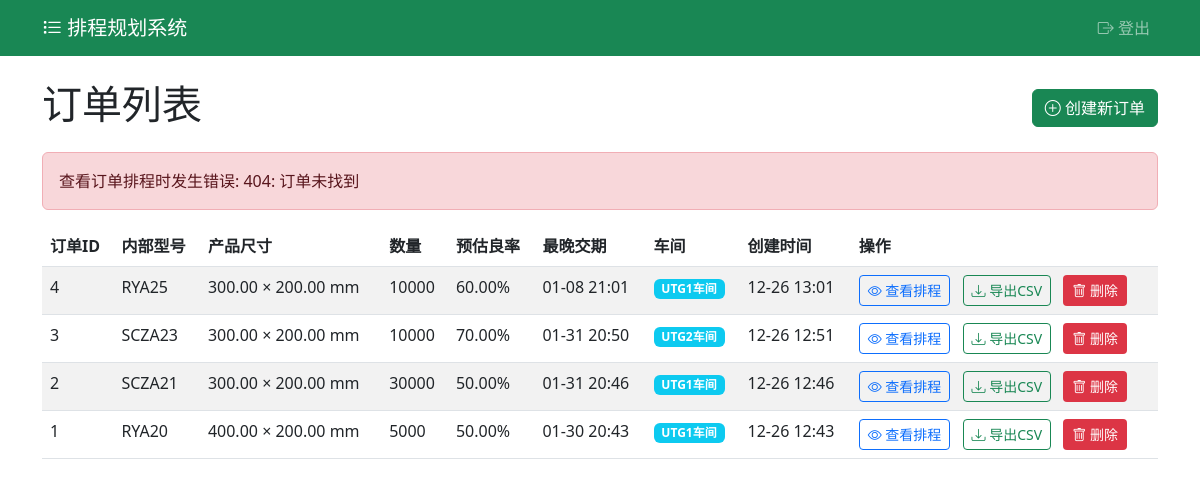
The page /ui/orders/5/schedule (signed in) on the database its author committed.
### app/models/order.py (models this page shows)
class Order(Base):
    __tablename__ = "orders"
    id = Column(Integer, primary_key=True, index=True)
    internal_model = Column(String(255), nullable=True)
    length = Column(Float, nullable=False)
    width = Column(Float, nullable=False)
    size = Column(Float, nullable=True)
    quantity = Column(Integer, nullable=False)
    estimated_yield = Column(Float, nullable=True)
    due_datetime = Column(DateTime, nullable=False)
    created_at = Column(DateTime, server_default=func.now())
    workshop = Column(String(255), nullable=True)

### app/main.py (the view)
@app.get("/ui/orders/{order_id}/schedule", response_class=HTMLResponse)
def view_order_schedule_ui(order_id: int, request: Request, db: Session = Depends(get_db)):
    if not app_auth.is_admin(request):
        return RedirectResponse(url="/ui/login", status_code=303)
    try:
        db_order = crud.get_order(db, order_id)
        if not db_order:
            raise HTTPException(status_code=404, detail="订单未找到")
        order_ops = crud.get_order_operations(db, order_id)
        ops_info = []
        for oo in order_ops:
            op = db.query(models.Operation).filter(models.Operation.id == oo.operation_id).first()
            if op:
                ops_info.append({
                    "name": op.name,
                    "pieces_per_hour": oo.pieces_per_hour if oo.pieces_per_hour else op.default_pieces_per_hour,
                })
        def capacity_lookup_per_op(op_name, dt):
            matched = next((o for o in ops_info if o["name"] == op_name), None)
            if matched and matched.get("pieces_per_hour"):
                return matched["pieces_per_hour"]
            shift = get_shift_for_hour(dt)
            cap = crud.get_capacity_by_shift(db, shift.value if hasattr(shift, "value") else shift)
            return cap.pieces_per_hour if cap else 0
        now = datetime.utcnow()
        start = (now + timedelta(hours=1)).replace(minute=0, second=0, microsecond=0)
        due = db_order.due_datetime
        req_qty = db_order.quantity
        if db_order.estimated_yield and db_order.estimated_yield > 0:
            req_qty = int(math.ceil(db_order.quantity / (db_order.estimated_yield / 100.0)))
        sched = schedule_order_operations(start, due, db_order.length, db_order.width, req_qty, ops_info, capacity_lookup_per_op)
        allocations = []
        for (s, e, shift, op_name, alloc) in sched["allocations"]:
            allocations.append({
                "start": s,
                "end": e,
                "shift": shift.value if hasattr(shift, "value") else str(shift),
                "operation": op_name,
                "allocated": alloc
            })
        total_allocated = sched.get("total_allocated", 0)
        meets_due = total_allocated >= req_qty
        expected_completion = None
        meets_due_estimate = meets_due
        if not meets_due:
            remaining_qty = req_qty - total_allocated
            last_op_name = ops_info[-1]["name"] if ops_info else None
            last_op_pph = next((o.get('pieces_per_hour') for o in ops_info if o.get('name') == last_op_name), None)
            last_op_ends = [a["end"] for a in allocations if a["operation"] == last_op_name]
            last_alloc_end = max(last_op_ends) if last_op_ends else None
            if last_op_pph and last_op_pph > 0:
                hours_needed = int(math.ceil(remaining_qty / last_op_pph))
                base = last_alloc_end if last_alloc_end else start
                expected_completion = base + timedelta(hours=hours_needed)
                meets_due_estimate = expected_completion <= due
        allocated_pct = (total_allocated / req_qty) * 100 if req_qty > 0 else 0
        remaining = req_qty - total_allocated
        is_admin = app_auth.is_admin(request)
        return templates.TemplateResponse("schedule.html", {
            "request": request,
            "order": db_order,
            "required_input": req_qty,
            "total_allocated": total_allocated,
            "allocations": allocations,
            "meets_due": meets_due,
            "expected_completion": expected_completion,
            "meets_due_estimate": meets_due_estimate,
            "allocated_pct": allocated_pct,
            "remaining": remaining,
            "ops_info": ops_info,
            "is_admin": is_admin
        })
    except Exception as e:
        logger.error(f"Error displaying schedule for order {order_id}: {str(e)}", exc_info=True)
        return templates.TemplateResponse("order_list.html", {
            "request": request,
            "orders": crud.list_orders(db),
            "error": f"查看订单排程时发生错误: {str(e)}",
            "is_admin": app_auth.is_admin(request)
        })

### templates/order_list.html (shortened to what this page needs)
<!DOCTYPE html>
<html>
<head>
    <link href="https://cdn.jsdelivr.net/npm/bootstrap@5.3.0-alpha1/dist/css/bootstrap.min.css" rel="stylesheet">
    <link rel="stylesheet" href="https://cdn.jsdelivr.net/npm/bootstrap-icons@1.10.3/font/bootstrap-icons.css">
</head>
<body>
    <nav class="navbar navbar-expand-lg navbar-dark bg-success">
        <div class="container">
            <a class="navbar-brand" href="/ui/orders"><i class="bi bi-list-task"></i> 排程规划系统</a>
            <div class="navbar-nav ms-auto">
                {% if is_admin %}
                <a class="nav-link" href="/ui/logout"><i class="bi bi-box-arrow-right"></i> 登出</a>
                {% endif %}
            </div>
        </div>
    </nav>
    <div class="container mt-4">
        <div class="row">
            <div class="col-12">
                <div class="d-flex justify-content-between align-items-center mb-3">
                    <h1>订单列表</h1>
                    <a href="/ui/orders/create" class="btn btn-success"><i class="bi bi-plus-circle"></i> 创建新订单</a>
                </div>
                {% if error %}
                <div class="alert alert-danger" role="alert">
                    {{ error }}
                </div>
                {% endif %}
                {% if not orders %}
                <div class="alert alert-info">
                    <i class="bi bi-info-circle"></i> 暂无订单数据，请先 <a href="/ui/orders/create">创建订单</a>
                </div>
                {% else %}
                <div class="table-responsive">
                    <table class="table table-striped">
                        <thead>
                            <tr>
                                <th>订单ID</th>
                                <th>内部型号</th>
                                <th>产品尺寸</th>
                                <th>数量</th>
                                <th>预估良率</th>
                                <th>最晚交期</th>
                                <th>车间</th>
                                <th>创建时间</th>
                                <th>操作</th>
                            </tr>
                        </thead>
                        <tbody>
                            {% for order in orders %}
                            <tr>
                                <td>{{ order.id }}</td>
                                <td>{{ order.internal_model if order.internal_model else '-' }}</td>
                                <td>{{ "%.2f"|format(order.length) }} × {{ "%.2f"|format(order.width) }} mm</td>
                                <td>{{ order.quantity }}</td>
                                <td>{{ "%.2f"|format(order.estimated_yield) if order.estimated_yield else '-' }}%</td>
                                <td>{{ order.due_datetime.strftime('%m-%d %H:%M') }}</td>
                                <td>
                                    <span class="badge bg-info">{{ order.workshop if order.workshop else '未指定' }}</span>
                                </td>
                                <td>{{ order.created_at.strftime('%m-%d %H:%M') if order.created_at else '-' }}</td>
                                <td>
                                    <a href="/ui/orders/{{ order.id }}/schedule" class="btn btn-outline-primary btn-sm me-2">
                                        <i class="bi bi-eye"></i> 查看排程
                                    </a>
                                    <a href="/schedule/{{ order.id }}/csv" class="btn btn-outline-success btn-sm me-2">
                                        <i class="bi bi-download"></i> 导出CSV
                                    </a>
                                    <button class="btn delete-btn btn-sm" onclick="confirmDelete({{ order.id }})">
                                        <i class="bi bi-trash"></i> 删除
                                    </button>
                                </td>
                            </tr>
                            {% endfor %}
                        </tbody>
                    </table>
                </div>
                {% endif %}
            </div>
        </div>
    </div>
</body>
</html>

### templates/order_list.html (style rules this page uses)
.delete-btn { background-color: #dc3545; color: white; }

### rows shown on the page
Order: id "4", internal_model "RYA25", length "300.00", width "200.00", quantity "10000", estimated_yield "60.00", due_datetime "01-08 21:01", workshop "UTG1车间", created_at "12-26 13:01"
Order: id "3", internal_model "SCZA23", length "300.00", width "200.00", quantity "10000", estimated_yield "70.00", due_datetime "01-31 20:50", workshop "UTG2车间", created_at "12-26 12:51"
Order: id "2", internal_model "SCZA21", length "300.00", width "200.00", quantity "30000", estimated_yield "50.00", due_datetime "01-31 20:46", workshop "UTG1车间", created_at "12-26 12:46"
Order: id "1", internal_model "RYA20", length "400.00", width "200.00", quantity "5000", estimated_yield "50.00", due_datetime "01-30 20:43", workshop "UTG1车间", created_at "12-26 12:43"

### other values the page prints
{{ error }} "查看订单排程时发生错误: 404: 订单未找到"
